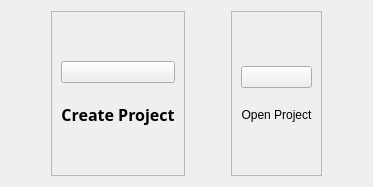
         <widget class="QWidget" name="entryPage">
          <layout class="QHBoxLayout" name="horizontalLayout_2">
           <item>
            <spacer name="horizontalSpacer">
             <property name="orientation">
              <enum>Qt::Horizontal</enum>
             </property>
             <property name="sizeHint" stdset="0">
              <size>
               <width>40</width>
               <height>20</height>
              </size>
             </property>
            </spacer>
           </item>
           <item>
            <widget class="QFrame" name="createProjectFrame">
             <property name="frameShape">
              <enum>QFrame::StyledPanel</enum>
             </property>
             <property name="frameShadow">
              <enum>QFrame::Raised</enum>
             </property>
             <layout class="QVBoxLayout" name="verticalLayout_6">
              <property name="spacing">
               <number>20</number>
              </property>
              <item>
               <spacer name="verticalSpacer_3">
                <property name="orientation">
                 <enum>Qt::Vertical</enum>
                </property>
                <property name="sizeHint" stdset="0">
                 <size>
                  <width>20</width>
                  <height>40</height>
                 </size>
                </property>
               </spacer>
              </item>
              <item>
               <widget class="QPushButton" name="createProjectBtn">
                <property name="cursor">
                 <cursorShape>PointingHandCursor</cursorShape>
                </property>
                <property name="layoutDirection">
                 <enum>Qt::LeftToRight</enum>
                </property>
                <property name="styleSheet">
                 <string notr="true"/>
                </property>
                <property name="text">
                 <string/>
                </property>
                <property name="icon">
                 <iconset>
                  <normaloff>../icons/createProject.png</normaloff>../icons/createProject.png</iconset>
                </property>
                <property name="iconSize">
                 <size>
                  <width>200</width>
                  <height>200</height>
                 </size>
                </property>
               </widget>
              </item>
              <item>
               <widget class="QLabel" name="createProjectLbl">
                <property name="maximumSize">
                 <size>
                  <width>16777215</width>
                  <height>50</height>
                 </size>
                </property>
                <property name="font">
                 <font>
                  <family>Gotham Rounded</family>
                  <pointsize>12</pointsize>
                  <weight>75</weight>
                  <italic>false</italic>
                  <bold>true</bold>
                 </font>
                </property>
                <property name="styleSheet">
                 <string notr="true">font: 75 bold 12pt &quot;Gotham Rounded&quot;;</string>
                </property>
                <property name="text">
                 <string>Create Project</string>
                </property>
                <property name="alignment">
                 <set>Qt::AlignCenter</set>
                </property>
               </widget>
              </item>
              <item>
               <spacer name="verticalSpacer_2">
                <property name="orientation">
                 <enum>Qt::Vertical</enum>
                </property>
                <property name="sizeHint" stdset="0">
                 <size>
                  <width>20</width>
                  <height>40</height>
                 </size>
                </property>
               </spacer>
              </item>
             </layout>
            </widget>
           </item>
           <item>
            <spacer name="horizontalSpacer_3">
             <property name="orientation">
              <enum>Qt::Horizontal</enum>
             </property>
             <property name="sizeHint" stdset="0">
              <size>
               <width>40</width>
               <height>20</height>
              </size>
             </property>
            </spacer>
           </item>
           <item>
            <widget class="QFrame" name="openProjectFrame">
             <property name="sizePolicy">
              <sizepolicy hsizetype="Preferred" vsizetype="Preferred">
               <horstretch>0</horstretch>
               <verstretch>0</verstretch>
              </sizepolicy>
             </property>
             <property name="maximumSize">
              <size>
               <width>16777215</width>
               <height>16777215</height>
              </size>
             </property>
             <property name="frameShape">
              <enum>QFrame::StyledPanel</enum>
             </property>
             <property name="frameShadow">
              <enum>QFrame::Raised</enum>
             </property>
             <property name="lineWidth">
              <number>1</number>
             </property>
             <layout class="QVBoxLayout" name="_2">
              <property name="spacing">
               <number>20</number>
              </property>
              <property name="sizeConstraint">
               <enum>QLayout::SetDefaultConstraint</enum>
              </property>
              <item>
               <spacer name="verticalSpacer_5">
                <property name="orientation">
                 <enum>Qt::Vertical</enum>
                </property>
                <property name="sizeHint" stdset="0">
                 <size>
                  <width>20</width>
                  <height>40</height>
                 </size>
                </property>
               </spacer>
              </item>
              <item>
               <widget class="QPushButton" name="openProjecBtn">
                <property name="cursor">
                 <cursorShape>PointingHandCursor</cursorShape>
                </property>
                <property name="text">
                 <string/>
                </property>
                <property name="icon">
                 <iconset>
                  <normaloff>../icons/openProject.png</normaloff>../icons/openProject.png</iconset>
                </property>
                <property name="iconSize">
                 <size>
                  <width>200</width>
                  <height>200</height>
                 </size>
                </property>
               </widget>
              </item>
              <item>
               <widget class="QLabel" name="openProjectLbl">
                <property name="sizePolicy">
                 <sizepolicy hsizetype="Preferred" vsizetype="Preferred">
                  <horstretch>0</horstretch>
                  <verstretch>0</verstretch>
                 </sizepolicy>
                </property>
                <property name="maximumSize">
                 <size>
                  <width>16777215</width>
                  <height>50</height>
                 </size>
                </property>
                <property name="styleSheet">
                 <string notr="true"/>
                </property>
                <property name="frameShape">
                 <enum>QFrame::NoFrame</enum>
                </property>
                <property name="lineWidth">
                 <number>1</number>
                </property>
                <property name="text">
                 <string>Open Project</string>
                </property>
                <property name="alignment">
                 <set>Qt::AlignCenter</set>
                </property>
               </widget>
              </item>
              <item>
               <spacer name="verticalSpacer_4">
                <property name="orientation">
                 <enum>Qt::Vertical</enum>
                </property>
                <property name="sizeHint" stdset="0">
                 <size>
                  <width>20</width>
                  <height>40</height>
                 </size>
                </property>
               </spacer>
              </item>
             </layout>
            </widget>
           </item>
           <item>
            <spacer name="horizontalSpacer_2">
             <property name="orientation">
              <enum>Qt::Horizontal</enum>
             </property>
             <property name="sizeHint" stdset="0">
              <size>
               <width>40</width>
               <height>20</height>
              </size>
             </property>
            </spacer>
           </item>
          </layout>
         </widget>
